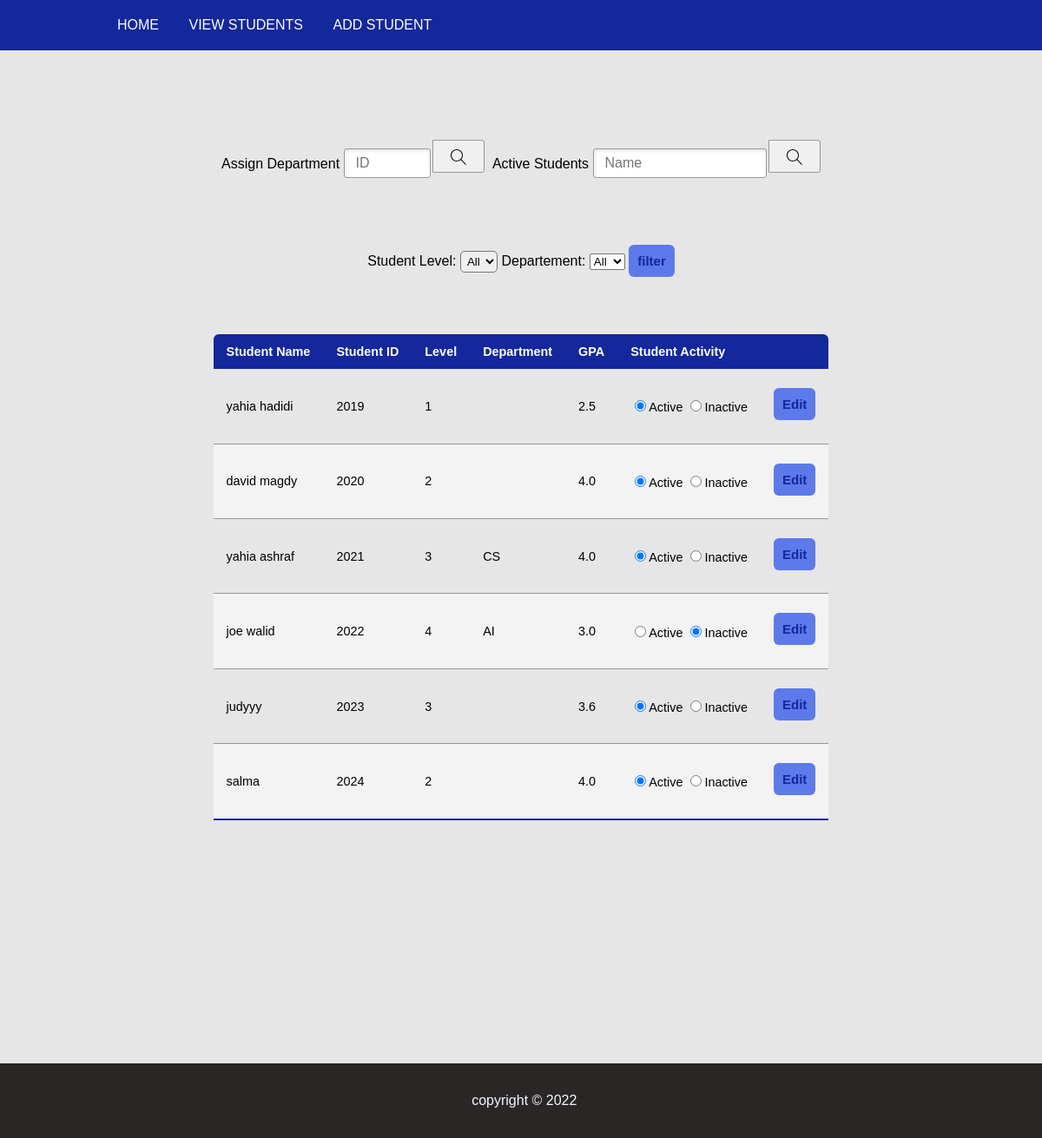
/view, run on the app's committed database.
### StudentAffiars/models.py (models this page shows)
class Student(models.Model):
    ID = models.IntegerField(primary_key = True )
    Name = models.CharField(max_length=50)
    GPA = models.FloatField()
    level = models.IntegerField()
    mail = models.CharField(max_length=50)
    phone = models.CharField(max_length=12)
    dep = models.CharField(max_length=2, blank=True)
    Gender = models.CharField(max_length=30)
    status = models.CharField(max_length=30)
    birth = models.DateField()

### StudentAffiars/views.py (the view)
# urls.py: path("view", views.view, name = "view"),
def view(request):
    return render(request,"view.html",{
        "students" : Student.objects.all()
    })

### StudentAffiars/templates/view.html (shortened to what this page needs)
﻿<head>
  {%extends "navigatefotter.html" %}
  {%block body%}
  {% load static %}
  <br />
  <div class="viewtable" style="margin-bottom: 230px;">
    <div align="center" style="margin-top:30px;">
      <div class="search-section">
        <form action="{% url 'assign' %}" method="post">
          Assign Department
          <input class="search-bar" type="number" id="searchid" name="searchid" placeholder="ID" style="width: 100px;"
            required>
          <button class="search-btn" type="submit" value="search"><img class="search-icon"
              src="{% static 'pic/search.svg'%}"></button>
        </form>
        <form action="{% url 'activeStudents' %}" method="post">
          &nbsp;&nbsp;Active Students
          <input class="search-bar" type="text" id="searchname" name="searchname" placeholder="Name" required>
          <button class="search-btn" type="submit" value="search"><img class="search-icon"
              src="{% static 'pic/search.svg'%}"></button>
        </form>
      </div>
    </div>
    <br />
    <form align="center">
      Student Level:
      <select class="form-input" name="level" id="levelfilter">
        <option>All</option>
      </select>
      Departement:
      <select name="level" id="departmentlevel">
        <option>All</option>
      </select>
      <button class="filter-save-btn" type="button" onclick="filter()">filter</button>
    </form><br />
    <table id="viewStudent" class="content-table">
      <thead>
        <tr>
          <th>Student Name</th>
          <th>Student ID</th>
          <th>Level</th>
          <th>Department</th>
          <th>GPA</th>
          <th>Student Activity</th>
          <th></th>
        </tr>
      </thead>
      <tbody>
        {%for student in students %}
        <tr>
          <td>{{student.Name}}</td>
          <td>{{student.ID}}</td>
          <td>{{student.level}}</td>
          <td>{{student.dep}}</td>
          <td>{{student.GPA}}</td>
          {% if student.status == "Active"%}
          <td><input type="radio" id="A{{student.ID}}" name={{student.ID}} value="Active" checked
              onclick="changeActive('A{{student.ID}}')">Active <input type="radio" id={{student.ID}} name={{student.ID}}
              value="Inactive" onclick="changeActive('{{student.ID}}')">Inactive </td>
          {% else %}
          <td><input type="radio" id="A{{student.ID}}" name={{student.ID}} value="Active"
              onclick="changeActive('A{{student.ID}}')">Active <input type="radio" id={{student.ID}} name={{student.ID}}
              value="Inactive" onclick="changeActive('{{student.ID}}')" checked>Inactive </td>
          {%endif%}
          <td>
            <form action="{% url 'edit' student.ID  %}" method="post">
              <button class="filter-save-btn" type="submit" value="edit">Edit</button>
            </form>
          </td>
        </tr>
        {%endfor%}
      </tbody>
    </table>
    <br />
  </div>
  {%endblock%}

### StudentAffiars/templates/navigatefotter.html
    {% load static %}
    <link rel="stylesheet" type="text/css" href="{% static 'StyleSheet.css'%}">
    <link rel="stylesheet" type="text/css" href="{% static 'search-view.css'%}">
</head>
<body>
    <nav class="list">
        <div class="context">
            <ul>
                <li><a href="{% url 'home' %}">Home</a></li>
                <li><a href="{% url 'view' %}">View Students</a> </li>
                <li><a href="{% url 'add' %}">Add Student</a></li>
            </ul>
        </div>
    </nav>
    {% block body %}
    {% endblock%}
    <footer class="foot context">
        <p style="color: aliceblue; text-align: center;">copyright &copy; 2022</p>
    </footer>
</body>

### StudentAffiars/static/StyleSheet.css (style rules this page uses)
.form-input { margin-top: 5px; border-width: 1px; border-radius: 5px; display: inline-block; padding: 3px; text-align: left; }
body { background-color: #E6E6E6; margin: 0; line-height: 1.6em; font-family: Arial, Helvetica, sans-serif; }
p { margin: 0px; padding: 10px; }
.context { width: 80%; margin: auto; overflow: hidden; }
a { color: white; text-decoration: none; padding: 5px; border-radius: 3px; text-transform: uppercase; transition: background-color 0.3s, color 0.3s, font-weight 0.3s, padding 0.3s; }
.list { background-color: #14279B; color: #3D56B2; position: fixed; top: 0; left: 0; right: 0; }
.list ul { padding: 0; list-style: none; }
.list li { display: inline; margin: 10px; }
.foot { margin-top: 12px; background-color: rgb(43, 38, 38); padding: 20px; width: 97.3%; align-items: flex-end; }

### StudentAffiars/static/search-view.css (style rules this page uses)
.viewtable { display: flex; flex-direction: column; align-items: center; }
.content-table { border-collapse: collapse; border-radius: 6px 6px 0 0; overflow: hidden; margin: 25px 0; font-size: 0.9em; min-width: 400px; }
.content-table thead tr { background-color: #14279B; color: white; text-align: left; font-weight: bold; }
.content-table th, .content-table td { padding: 12px 15px; }
.content-table tbody tr { border-bottom: 1px solid rgb(156, 151, 151); }
.content-table tbody tr:nth-of-type(even) { background-color: #f3f3f3; }
.content-table tbody tr:last-of-type { border-bottom: 2px solid #14279B; }
.search-section { padding: 25px 0 25px 0; display:flex; align-items: center; margin-top: 70px; text-align:center; justify-content: center; }
.search-bar { width: 200px; height: 34px; margin-right: -2px; padding-left: 11px; border-style: solid; border-width: 1px; border-radius: 3px; font-size: 17px; text-align: left; box-shadow: inset 1px 2px 4px rgba(0, 0, 0, 0.1); border-color: rgb(153, 153, 153); }
.search-bar::placeholder { font-family: Arial, Helvetica, sans-serif; padding-left: 2px; font-size: 16px; text-align: left; }
.search-btn { width: 60px; height: 38px; border-style: solid; cursor: pointer; border-width: 1px; border-radius: 3px; border-top-left-radius: 0; border-bottom-left-radius: 0; border-color: rgb(153, 153, 153); background-color: rgb(240, 240, 240); margin-top: 10px; }
.search-icon { height: 24px; margin-top: 3px; }
.filter-save-btn { margin-top: 10px; font-weight: bold; font-size: 15px; padding: 10px; border-style: none; background-color: #5C7AEA; color: #14279B; border-radius: 6px; transition: opacity 0.25s; }

### data on the page
Student: Name "yahia hadidi", ID "2019", level "1", GPA "2.5"
Student: Name "david magdy", ID "2020", level "2", GPA "4.0"
Student: Name "yahia ashraf", ID "2021", level "3", dep "CS", GPA "4.0"
Student: Name "joe walid", ID "2022", level "4", dep "AI", GPA "3.0"
Student: Name "judyyy", ID "2023", level "3", GPA "3.6"
Student: Name "salma", ID "2024", level "2", GPA "4.0"
